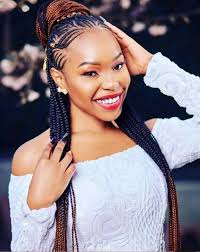
#> input picture lesson7/image.jpg, 200 x 252 px, found by its file name
$ python 'save and change.py'
#> lines starting #> are read from the running program, lines starting #| are printed output that depends on the picture
import cv2
image = cv2.imread('lesson7\\image.jpg')
#> image is the input picture: shape (252, 200, 3); mean B, G, R 131.1, 123.9, 136.2
gray_image = cv2.cvtColor(image, cv2.COLOR_BGR2GRAY)
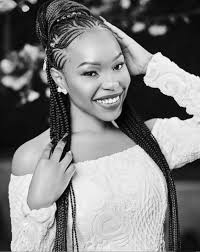
#> gray_image: shape (252, 200); min 0, max 254, mean 128.4
resized_image = cv2.resize(gray_image, (224, 224))
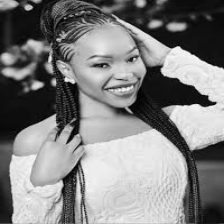
#> resized_image: shape (224, 224); min 1, max 249, mean 128.3
cv2 . imshow('preprocessed Image', resized_image)
key = cv2.waitKey(0)
#> (key Esc is pressed here)
if key == ord('s'):
        cv2.imwrite('greyscale_resized_image.jpg', resized_image)
        print('Image saved as greyscale_resized_image.jpg')
else:
    print("Image not saved")
cv2 . destroyAllWindows()
print(f"processed Image Dimensions: {resized_image.shape}")
#| processed Image Dimensions: (224, 224)
